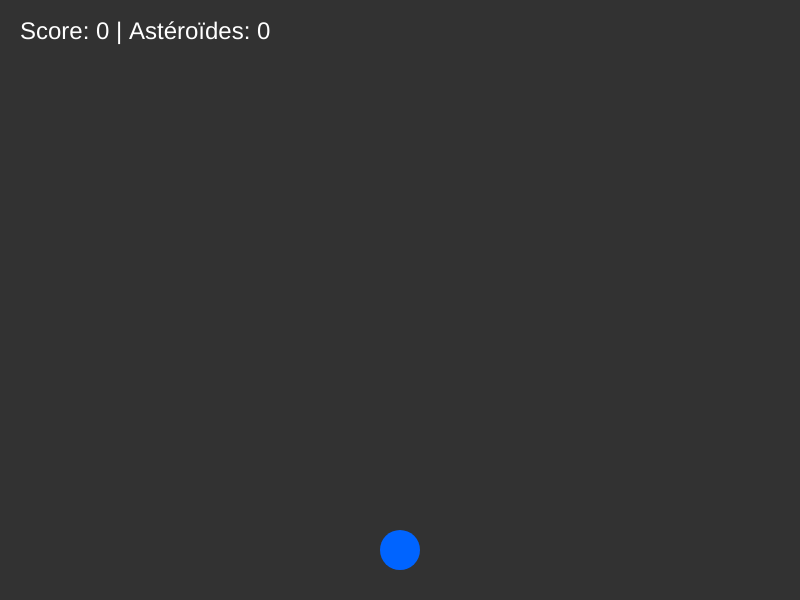
Frame 1 (no input)
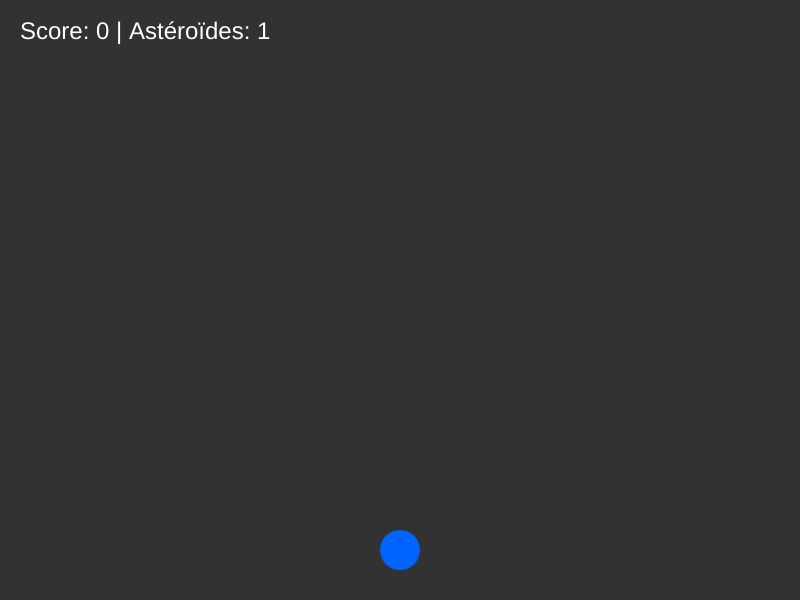
Frame 60 (no input)
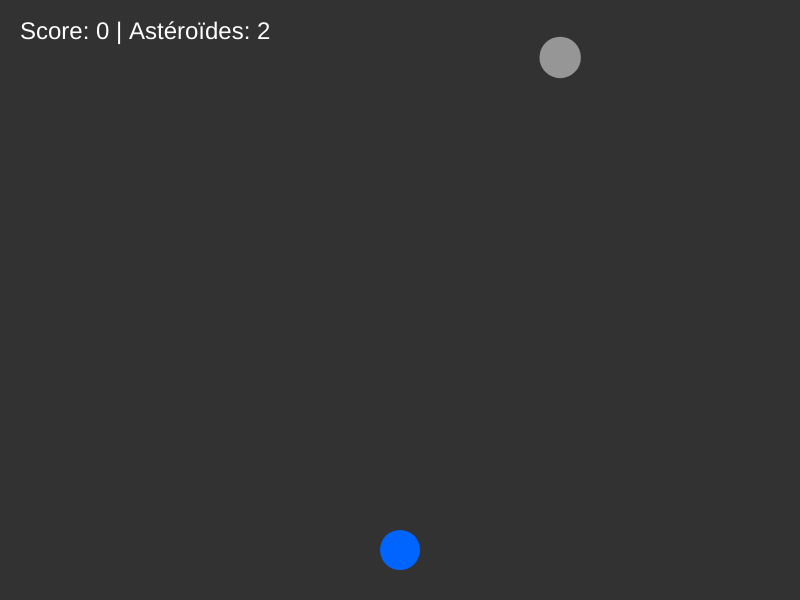
Frame 120 (the mouse pressed at the canvas centre since frame 60)

The p5.js sketch that drew these frames (run headless with seeded random() and noise() and a simulated clock; from frame 60 on, the mouse is pressed at the canvas centre):

// p5.js sketch
// ── sketch.js
let playerX, playerY;
const playerSize = 40;
const playerSpeed = 5;

let asteroids = [];
let score = 0;
let gameState = "playing";

function setup() {
    createCanvas(800, 600);
    noStroke();
    resetGame();
}

function resetGame() {
    playerX = width / 2;
    playerY = height - 50;
    asteroids = [];
    score = 0;
    frameCount = 0;
    gameState = "playing";
}

function updatePlayer() {
    // Mouvement Clavier (Gauche/Droite)
    if (keyIsDown(LEFT_ARROW) || keyIsDown(65) || keyIsDown(81)) { 
        playerX -= playerSpeed;
    }
    if (keyIsDown(RIGHT_ARROW) || keyIsDown(68)) { 
        playerX += playerSpeed;
    }
    playerX = constrain(playerX, playerSize / 2, width - playerSize / 2);
}

function spawnAsteroid() {
    const size = random(20, 50);
    const speed = random(1, 4);
    
    asteroids.push({
        x: random(size, width - size),
        y: -size,
        vx: random(-1, 1), // Mouvement horizontal léger
        vy: speed,
        size: size
    });
}

function updateAsteroids() {
    // Spawn continu (environ toutes les 60 frames = 1 seconde)
    if (frameCount % 60 === 0) {
        spawnAsteroid();
    }
    
    // Mise à jour de la position et suppression des astéroïdes hors écran
    for (let i = asteroids.length - 1; i >= 0; i--) {
        let a = asteroids[i];
        a.x += a.vx;
        a.y += a.vy;
        
        // Suppression si hors écran
        if (a.y > height + a.size) {
            asteroids.splice(i, 1);
        }
    }
}

function checkCollisions() {
    // Collision Joueur vs Astéroïdes
    for (let a of asteroids) {
        const d = dist(playerX, playerY, a.x, a.y);
        if (d < playerSize / 2 + a.size / 2) {
            gameState = "gameOver";
            break;
        }
    }
}

function drawPlayer() {
    fill(0, 100, 255);
    ellipse(playerX, playerY, playerSize);
}

function drawAsteroids() {
    fill(150); // Gris
    for (let a of asteroids) {
        ellipse(a.x, a.y, a.size);
    }
}

function drawUI() {
    // Le score est maintenant basé sur les destructions + le temps
    fill(255);
    textSize(24);
    textAlign(LEFT, TOP);
    text("Score: " + score + " | Astéroïdes: " + asteroids.length, 20, 20);
}

function drawGameOver() {
    fill(255, 0, 0);
    textSize(60);
    textAlign(CENTER, CENTER);
    text("PERDU!", width / 2, height / 2 - 40);
    
    fill(255);
    textSize(30);
    text("Score Final: " + score, width / 2, height / 2 + 20);
    textSize(20);
    text("Appuyez sur R pour recommencer", width / 2, height / 2 + 60);
}

function draw() {
    background(50); 

    if (gameState === "playing") {
        updatePlayer();
        updateAsteroids();
        checkCollisions();
        
        drawAsteroids();
        drawPlayer();
        drawUI();
    } else if (gameState === "gameOver") {
        drawGameOver();
    }
}

function mousePressed() {
    if (gameState !== "playing") return;

    // Vérification de la destruction par clic
    for (let i = asteroids.length - 1; i >= 0; i--) {
        let a = asteroids[i];
        // Calcul de la distance entre le clic et le centre de l'astéroïde
        const d = dist(mouseX, mouseY, a.x, a.y);
        
        if (d < a.size / 2) {
            // Destruction !
            asteroids.splice(i, 1);
            score += 10; // +10 points par destruction
            break; // On ne détruit qu'un seul astéroïde par clic
        }
    }
}

function keyPressed() {
    if (key === 'r' || key === 'R') {
        if (gameState === "gameOver") {
            resetGame();
        }
    }
}
